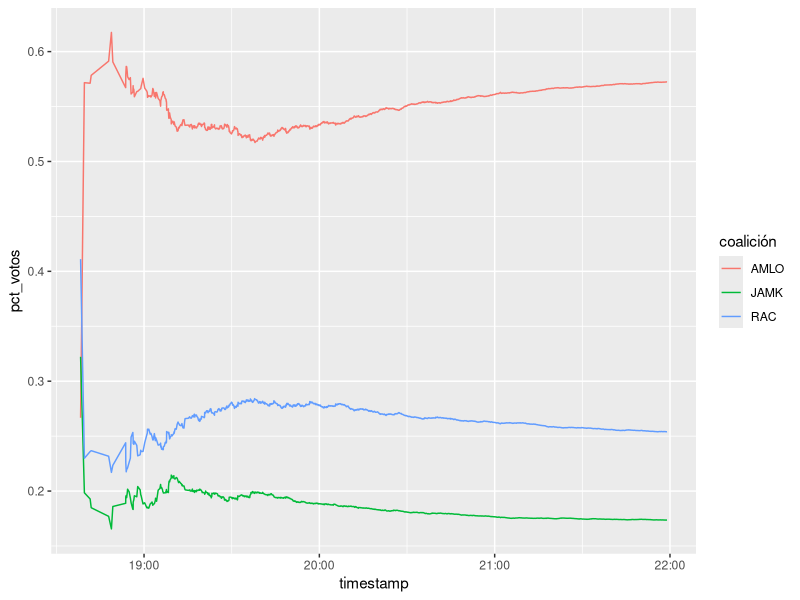
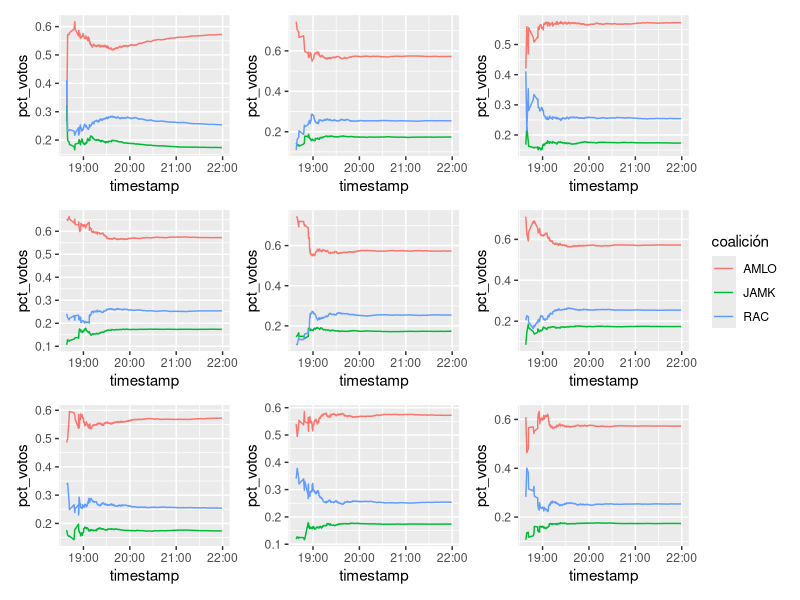
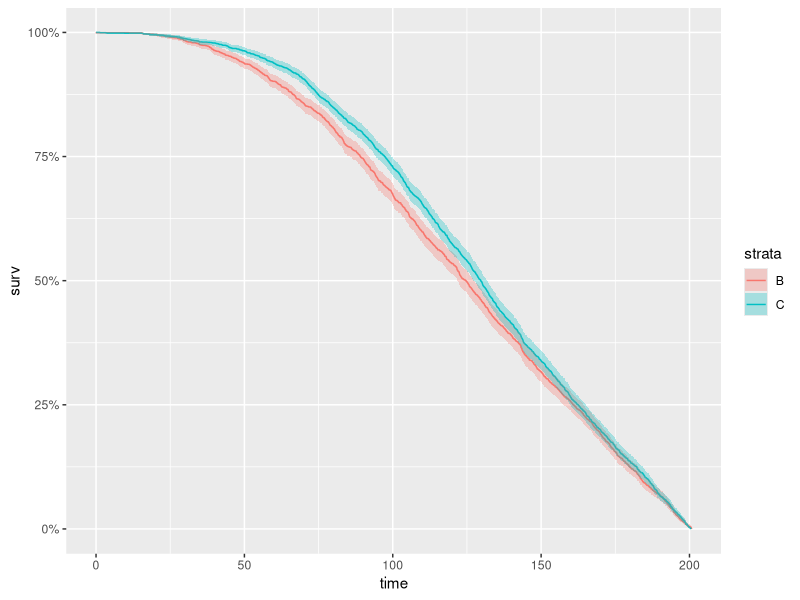

The R source for these figures, in order:
## ---- chunk 1
library(tidyverse)
library(lubridate)
library(patchwork)
install.packages("ggfortify")
## ---- chunk 2
remesas <- read_delim("../datos/REMESAS0100012200.txt", delim = "|", skip = 1) %>%
  mutate(timestamp = ymd_hms(paste(ANIO, MES, DIA, HORA, MINUTOS, SEGUNDOS, sep = "-")))
## ---- chunk 3
graficar_acumulados <- function(votos, reordenar = FALSE){
  if(reordenar){
    votos <- votos %>% 
      group_by(timestamp) %>% 
      nest() %>% 
      ungroup() %>% 
      mutate(timestamp = sample(timestamp, length(timestamp))) %>% 
      unnest(cols = data)
  }
  votos_pct <- votos %>% 
    filter(coalición != "JHRC") %>% 
    group_by(timestamp, coalición) %>% 
    summarise(num_votos = sum(num_votos), .groups = "drop") %>% 
    group_by(coalición)  %>%
    arrange(timestamp) %>% 
    mutate(acum_votos = cumsum(num_votos)) %>% 
    group_by(timestamp) %>% 
    mutate(total_votos = sum(acum_votos),
         pct_votos = acum_votos / total_votos) 
  graf <- ggplot(votos_pct, aes(x = timestamp, y = pct_votos, group = coalición, colour = coalición)) +
  geom_line()
  graf
}
## ---- chunk 4
votos <- remesas %>% select(timestamp, RAC:JHRC) %>% 
  pivot_longer(RAC:JHRC, names_to = "coalición", values_to = "num_votos")
g_datos <- graficar_acumulados(votos)
g_datos
## ---- chunk 5
grafs_lista <- map(1:9, ~ graficar_acumulados(votos, reordenar = TRUE)) 
grafs_lista[[sample(1:9, 1)]] <- g_datos
wrap_plots(grafs_lista, ncol = 3, guides = "collect")
## ---- chunk 6
library(survival)
library(ggfortify)
llegadas_tbl <- remesas %>% select(timestamp, TIPO_CASILLA, RAC, JAMK, AMLO) %>% 
  mutate(tiempo = difftime(timestamp , min(timestamp), units = "mins") %>% as.numeric) %>% 
  mutate(status= 1)
## ---- chunk 7
km_fit <- survfit(Surv(tiempo, status) ~ TIPO_CASILLA, data = llegadas_tbl %>% filter(TIPO_CASILLA %in% c("B", "C")))
autoplot(km_fit)
